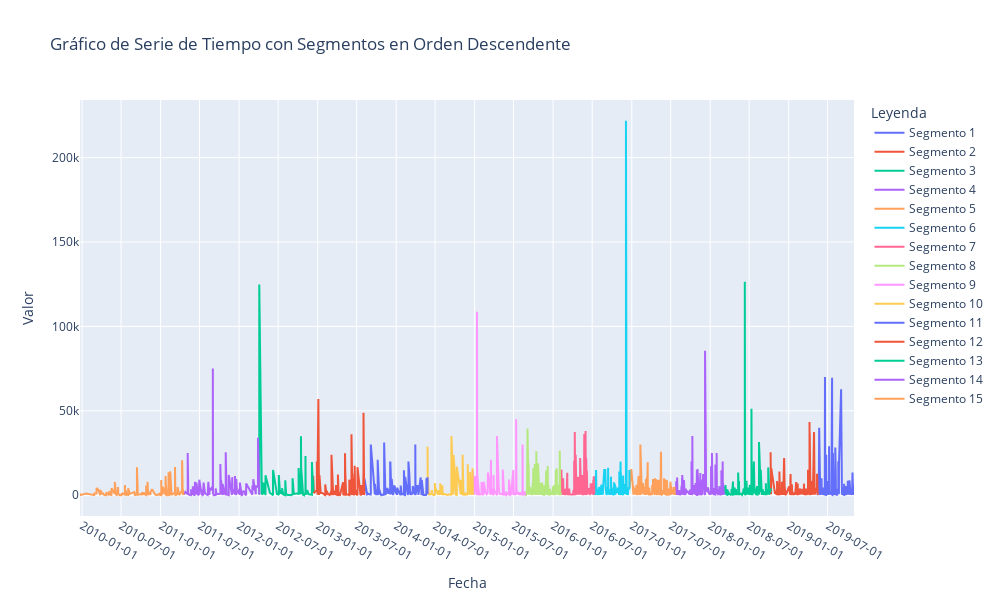

The code cell stored with this chart in its notebook:
### Code cell
# Número de divisiones que quieres
n = 15  # Puedes ajustar este valor

# Definir el tamaño de cada segmento
segment_size = len(df) // n

# Crear una lista para almacenar los subconjuntos en orden descendente
subsets = []

# Crear los subconjuntos en orden descendente y almacenarlos en la lista
for i in range(n):
    start_idx = i * segment_size
    if i < n - 1:
        end_idx = (i + 1) * segment_size
    else:
        end_idx = len(df)  # Asegura que el último segmento llegue hasta el final
    
    # Crear subconjunto y añadirlo al principio de la lista (para orden descendente)
    subset = df.iloc[start_idx:end_idx]
    subsets.insert(0, subset)  # Usamos insert(0, ...) para que el subconjunto más reciente esté al inicio

# Crear la figura
fig = go.Figure()

# Añadir trazos para cada subconjunto, con numeración descendente
for i, subset in enumerate(subsets):
    # Añadir la línea del subconjunto correspondiente, con numeración descendente
    fig.add_trace(go.Scatter(x=subset['Payment Date'], 
                             y=subset[' Amount'], 
                             mode='lines', 
                             name=f'Segmento {i+1}'))  # La numeración ahora es ascendente en el orden visual

# Configurar el formato del eje x para las fechas
fig.update_xaxes(
    tickformat='%Y-%m-%d',
    tickmode='auto',
    nticks=20  # ajusta según la cantidad de etiquetas de fecha que quieras mostrar
)

# Añadir títulos y etiquetas
fig.update_layout(
    title='Gráfico de Serie de Tiempo con Segmentos en Orden Descendente',
    xaxis_title='Fecha',
    yaxis_title='Valor',
    legend_title='Leyenda',
    width=1000,
    height=600
)

# Mostrar el gráfico
fig.show()

### Figure 1 — Plotly figure (JSON) as saved in the notebook; plotly's stock layout.template omitted (floating-point values rounded to 4 significant figures; data arrays with more than 128 entries replaced by an {"elided": "..."} marker saying what was removed)
{"data": [{"mode": "lines", "name": "Segmento 1", "type": "scatter", "x": {"elided": "245 str values"}, "y": {"elided": "245 float values"}}, {"mode": "lines", "name": "Segmento 2", "type": "scatter", "x": {"elided": "240 str values"}, "y": {"elided": "240 float values"}}, {"mode": "lines", "name": "Segmento 3", "type": "scatter", "x": {"elided": "240 str values"}, "y": {"elided": "240 float values"}}, {"mode": "lines", "name": "Segmento 4", "type": "scatter", "x": {"elided": "240 str values"}, "y": {"elided": "240 float values"}}, {"mode": "lines", "name": "Segmento 5", "type": "scatter", "x": {"elided": "240 str values"}, "y": {"elided": "240 float values"}}, {"mode": "lines", "name": "Segmento 6", "type": "scatter", "x": {"elided": "240 str values"}, "y": {"elided": "240 float values"}}, {"mode": "lines", "name": "Segmento 7", "type": "scatter", "x": {"elided": "240 str values"}, "y": {"elided": "240 float values"}}, {"mode": "lines", "name": "Segmento 8", "type": "scatter", "x": {"elided": "240 str values"}, "y": {"elided": "240 float values"}}, {"mode": "lines", "name": "Segmento 9", "type": "scatter", "x": {"elided": "240 str values"}, "y": {"elided": "240 float values"}}, {"mode": "lines", "name": "Segmento 10", "type": "scatter", "x": {"elided": "240 str values"}, "y": {"elided": "240 float values"}}, {"mode": "lines", "name": "Segmento 11", "type": "scatter", "x": {"elided": "240 str values"}, "y": {"elided": "240 float values"}}, {"mode": "lines", "name": "Segmento 12", "type": "scatter", "x": {"elided": "240 str values"}, "y": {"elided": "240 float values"}}, {"mode": "lines", "name": "Segmento 13", "type": "scatter", "x": {"elided": "240 str values"}, "y": {"elided": "240 float values"}}, {"mode": "lines", "name": "Segmento 14", "type": "scatter", "x": {"elided": "240 str values"}, "y": {"elided": "240 float values"}}, {"mode": "lines", "name": "Segmento 15", "type": "scatter", "x": {"elided": "240 str values"}, "y": {"elided": "240 float values"}}], "layout": {"height": 600, "legend": {"title": {"text": "Leyenda"}}, "title": {"text": "Gráfico de Serie de Tiempo con Segmentos en Orden Descendente"}, "width": 1000, "xaxis": {"nticks": 20, "tickformat": "%Y-%m-%d", "tickmode": "auto", "title": {"text": "Fecha"}}, "yaxis": {"title": {"text": "Valor"}}}}
